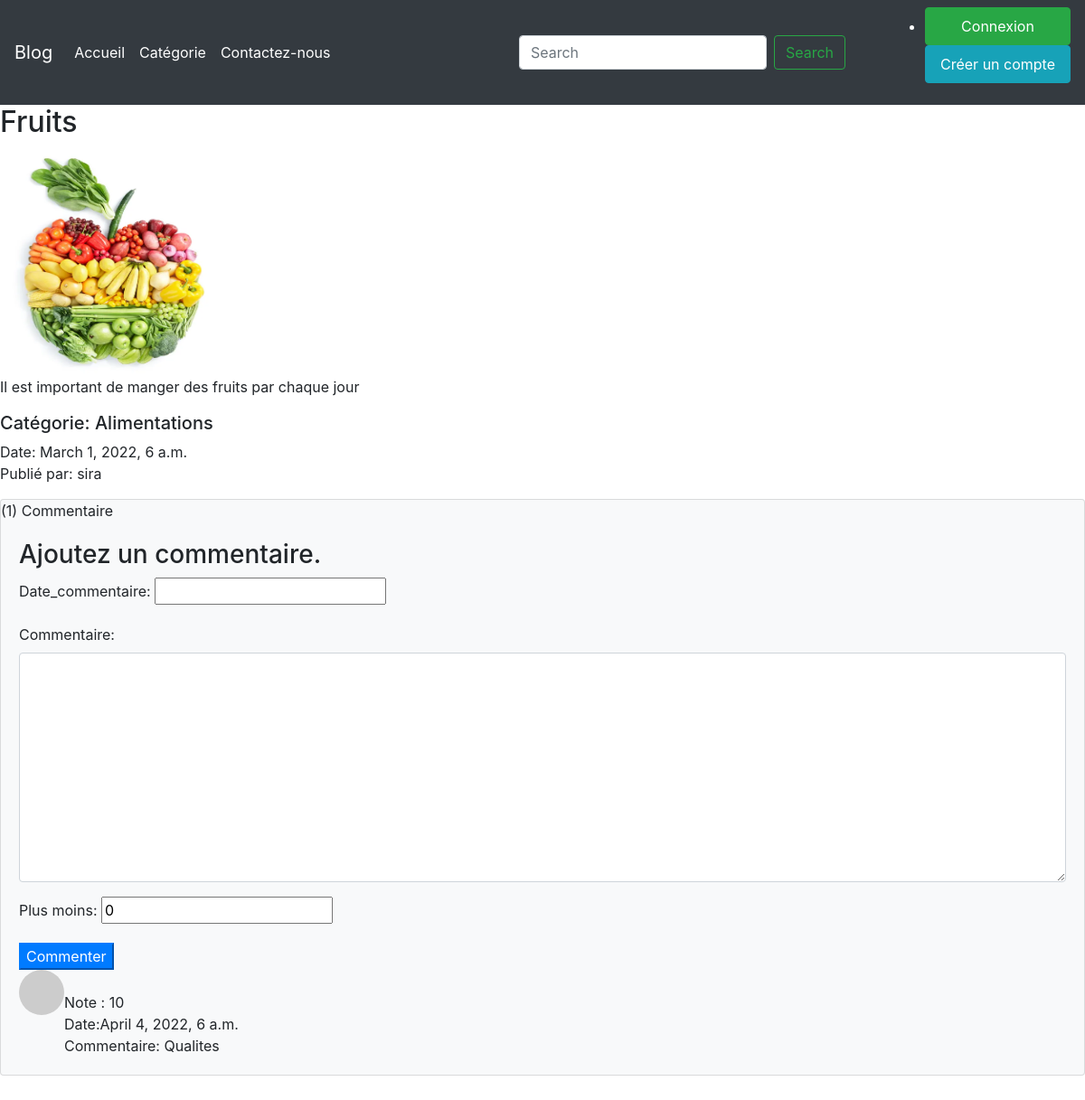
The page /article/fruit on the database its author committed.
### simpleblog/models.py (models this page shows, shortened)
class Article(models.Model):
    user = models.ForeignKey('User', on_delete=models.CASCADE, )
    categorie = models.ForeignKey('Categorie', on_delete=models.CASCADE, )
    image = models.ImageField(upload_to='articles', null=True, blank=True)
    description = models.TextField()
    titre = models.CharField(max_length=100)
    date_de_publication = models.DateTimeField('date_de_publication')
    slug = models.SlugField(max_length=128)

class Categorie(models.Model):
    titre = models.CharField(max_length=100)
    slug = models.SlugField(max_length=100)
    date_publication = models.DateTimeField('date_commentaire')
    image = models.ImageField(upload_to='categories', null=True, blank=True)
    description = models.TextField()
    def __str__(self):
        return self.titre

class User(models.Model):
    username = models.CharField(max_length=250)
    def __str__(self):
        return self.username

class Commentaire(models.Model):
    article = models.ForeignKey('Article', on_delete=models.CASCADE, )
    commentaire = models.CharField(max_length=256)
    date_commmentaire = models.DateTimeField('date_commentaire')
    plus_moins = models.IntegerField(default=0)
    user = models.ForeignKey('User', on_delete=models.CASCADE, )

### simpleblog/views.py (the view)
# urls.py: path('article/<str:slug>', views.detail_article, name='detail'),
def detail_article(request, slug):
    article = get_object_or_404(Article, slug=slug)
    commentaires = Commentaire.objects.filter(article=article.id)
    nouveauCommentaire = None
    if request.method == "POST":
        commentaireForm = CommentaireForm(data=request.POST)
        if commentaireForm.is_valid():
            nouveauCommentaire = commentaireForm.save(commit=False)
            nouveauCommentaire.article = article
            nouveauCommentaire.save()
    else:
        commentaireForm = CommentaireForm()
    return render(request, 'articles/detail.html',context={"article":article,
                                                           'commentaires': commentaires,
                                                           'nouveauCommentaire': nouveauCommentaire,
                                                           'commentaireForm': commentaireForm
                                                           })

### simpleblog/forms.py
class CommentaireForm (forms.ModelForm) :
    commentaire = forms.CharField(widget=forms.Textarea(attrs={'class': 'form-control', 'row':2}))
    class Meta :
        model = Commentaire
        fields = ['date_commmentaire', 'commentaire', 'plus_moins']

### simpleblog/templates/articles/detail.html (shortened to what this page needs)
{% extends 'layouts.html' %}
{% block content %}
    <div class="align-center">
        <h2 class="card-title">{{ article.titre}}</h2>
        <img src="{{article.image.url}}" alt="{{article.titre}}" width="250px" height="250px">
        <p class="card-text">
            {{ article.description}}
        </p>
        <p class="card-text">
           <h5>Catégorie: {{ article.categorie}}</h5>
           Date: {{ article.date_de_publication}}<br/>
           Publié par: {{ article.user}}
        </p>
        <section class="mb-5">
                <div class="card bg-light">
                    {% with commentaires.count as total_commentaires %}
                        ({{total_commentaires}}) Commentaire{{total_commentaires | pluralize}}
                    {% endwith %}
                    <div class="card-body">
                        {% if nouveauCommentaire %}
                            <h3> Vous venez de commenter ce post.</h3>
                        {% else %}
                            <h3> Ajoutez un commentaire.</h3>
                            {{commentaireForm.as_p}}
                            <button class="btn-primary" type="submit">Commenter</button><br>
                        {% endif %}
                        {% for commentaire in commentaires%}
                            <div class="d-flex">
                                <div class="flex-shrink-0"><img class="rounded-circle" src="https://dummyimage.com/50x50/ced4da/6c757d.jpg" alt="..."></div>
                                <div class="ms-3">
                                    <br>
                                    <div class="fw-bold">Note : {{commentaire.plus_moins}}<br>  Date:{{commentaire.date_commmentaire}}<br> </div>
                                   Commentaire: {{commentaire.commentaire}}
                                </div>
                        </div>
                        {% endfor %}
                    </div>
                </div>
            </section>
    </div>
{% endblock %}

### rows shown on the page
Article: titre "Fruits", image (picture), description "Il est important de manger des fruits par chaque jour", categorie "Alimentations", date_de_publication "March 1, 2022, 6 a.m.", user "sira"
Commentaire: plus_moins "10", date_commmentaire "April 4, 2022, 6 a.m.", commentaire "Qualites"

### other values the page prints
{{ total_commentaires }} "1"
